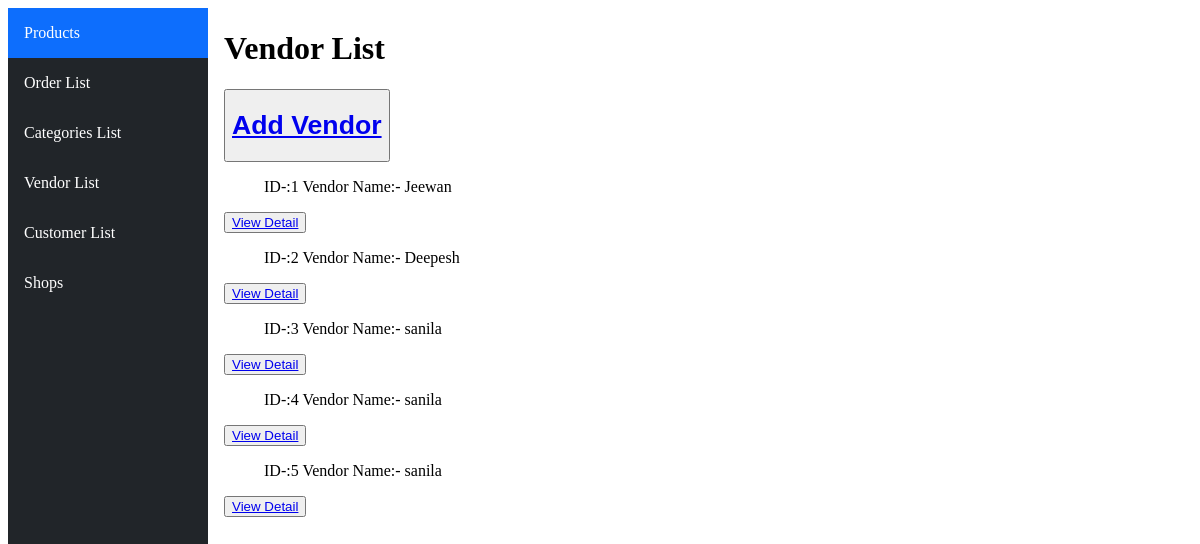
The app's page /vendorlist/, older data.
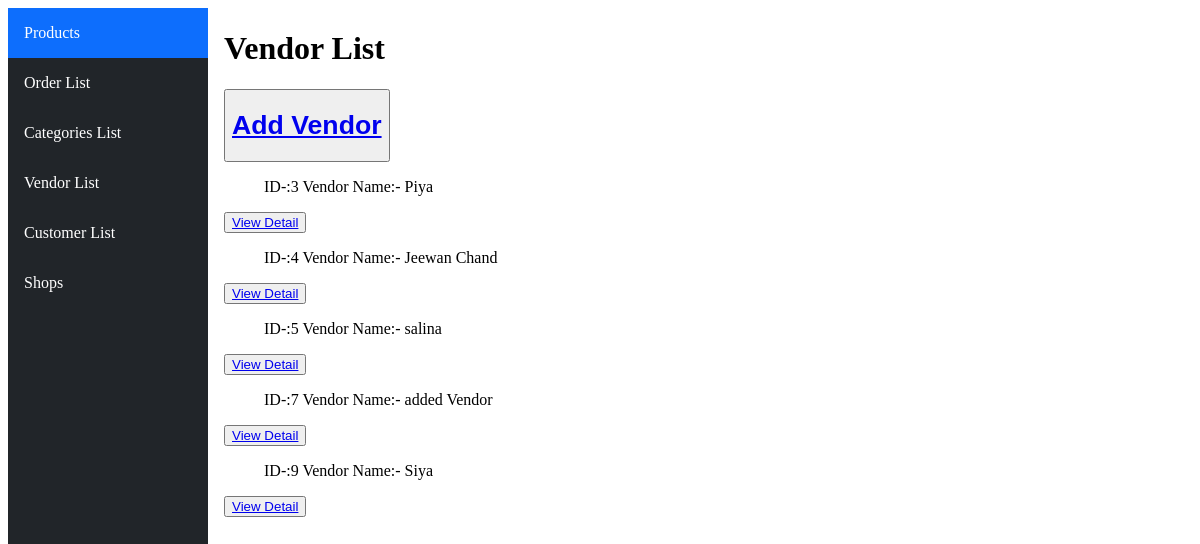
The same page, newer data.
### ecommerceApp/models.py (models this page shows, shortened)
class Vendor(models.Model):
    name=models.CharField(max_length=50)
    number=models.IntegerField()
    username=models.CharField(max_length=50)
    password=models.CharField(max_length=50)
    email=models.EmailField()

### ecommerceApp/views.py (the view)
# urls.py: path('vendorlist/',views.displayVendor,name="displayVendor"),
def displayVendor(request):
    lists=Vendor.objects.all()
    return render(request, "html/vendorList.html",{"lists":lists})

### ecommerceApp/templates/html/vendorList.html
{%extends "html/layout.html"%}
{%block body%}
<h1>Vendor List</h1>
<button> <a href="{%url 'main:add-vendor'%}"><h1>Add Vendor</h1></a></button>
{%for vendor in lists%}
    <ul>ID-:{{vendor.id}} Vendor Name:- {{vendor.name}}</ul>
    <button><a href="{%url 'main:vendor-profile' vendor.id%}">View Detail</a></button>
{%endfor%}
{%endblock%}

Row changes from the older to the newer data that the page shows:
removed Vendor: id "1", name "Jeewan"
removed Vendor: id "2", name "Deepesh"
changed Vendor id 3: name "sanila" → "Piya"
changed Vendor id 4: name "sanila" → "Jeewan Chand"
changed Vendor id 5: name "sanila" → "salina"
added Vendor: id "7", name "added Vendor"
added Vendor: id "9", name "Siya"
